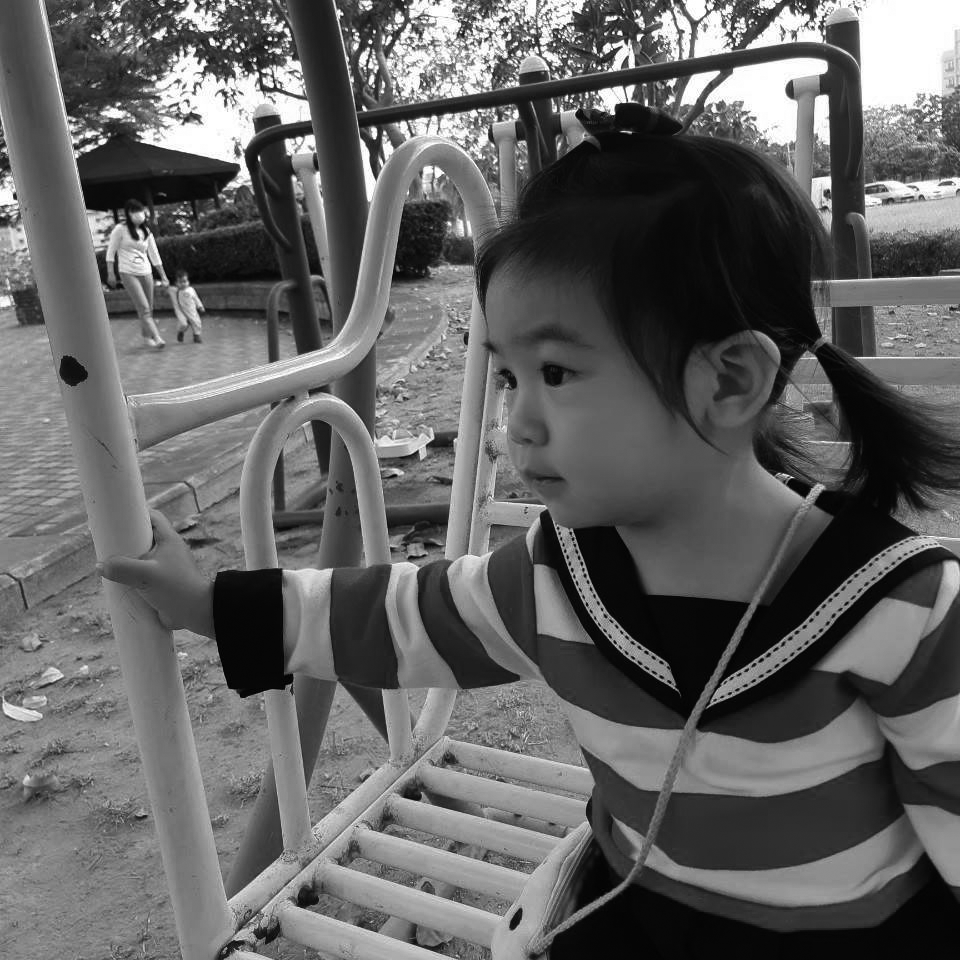
#> input picture hw5/Kid at playground.tif, 960 x 960 px
$ python hw5.py
#> lines starting #> are read from the running program, lines starting #| are printed output that depends on the picture
import numpy as np
import cv2
import matplotlib.pyplot as plt
from PIL import Image
from random import randint
import math
import random
from scipy import ndimage


def gaussian_kernel(size, sigma):
    size = int(size) // 2
    x, y = np.mgrid[-size:size+1, -size:size+1]
    normal = 1 / (2.0 * np.pi * sigma**2)
    g = np.exp(-((x**2 + y**2) / (2.0*sigma**2))) * normal
    return g


def sobel_filters(img):
    # kernel
    Kx = np.array([[-1, 0, 1], [-2, 0, 2], [-1, 0, 1]], np.float32)
    Ky = np.array([[1, 2, 1], [0, 0, 0], [-1, -2, -1]], np.float32)

    Ix = ndimage.filters.convolve(img, Kx)
    Iy = ndimage.filters.convolve(img, Ky)

    G = np.hypot(Ix, Iy)
    G = G / G.max()
    theta = np.arctan2(Iy, Ix)
    return (G, theta)


def non_max_suppression(img, D):
    M, N = img.shape
    Z = np.zeros((M, N), dtype=np.float32)
    angle = D * 180. / np.pi
    angle[angle < 0] += 180

    for i in range(1, M-1):
        for j in range(1, N-1):
            try:
                q = 255
                r = 255

               # angle 0
                if (0 <= angle[i, j] < 22.5) or (157.5 <= angle[i, j] <= 180):
                    q = img[i, j+1]
                    r = img[i, j-1]
                # angle 45
                elif (22.5 <= angle[i, j] < 67.5):
                    q = img[i+1, j-1]
                    r = img[i-1, j+1]
                # angle 90
                elif (67.5 <= angle[i, j] < 112.5):
                    q = img[i+1, j]
                    r = img[i-1, j]
                # angle 135
                elif (112.5 <= angle[i, j] < 157.5):
                    q = img[i-1, j-1]
                    r = img[i+1, j+1]

                if (img[i, j] >= q) and (img[i, j] >= r):
                    Z[i, j] = img[i, j]
                else:
                    Z[i, j] = 0

            except IndexError as e:
                pass

    return Z


def threshold(img):

    highThreshold = 0.1
    lowThreshold = 0.04

    M, N = img.shape
    res = np.zeros((M, N), dtype=np.float32)

    weak = np.float32(0.5)
    strong = np.float32(1)

    strong_i, strong_j = np.where(img >= highThreshold)
    zeros_i, zeros_j = np.where(img < lowThreshold)

    weak_i, weak_j = np.where((img <= highThreshold) & (img >= lowThreshold))

    img_weak = np.zeros((img.shape[0], img.shape[1]), dtype=np.float32)
    img_strong = np.zeros((img.shape[0], img.shape[1]), dtype=np.float32)
    img_weak[weak_i, weak_j] = weak
    img_strong[strong_i, strong_j] = strong

    res[strong_i, strong_j] = strong
    res[weak_i, weak_j] = weak

    return (res, img_weak, img_strong)


def hysteresis(img, weak, strong=1):
    M, N = img.shape
    for i in range(1, M-1):
        for j in range(1, N-1):
            if (img[i, j] == weak):
                try:
                    if ((img[i+1, j-1] == strong) or (img[i+1, j] == strong) or (img[i+1, j+1] == strong)
                        or (img[i, j-1] == strong) or (img[i, j+1] == strong)
                            or (img[i-1, j-1] == strong) or (img[i-1, j] == strong) or (img[i-1, j+1] == strong)):
                        img[i, j] = strong
                    else:
                        img[i, j] = 0
                except IndexError as e:
                    pass
    return img


if __name__ == "__main__":

    # 位啥要-1
    image = cv2.imread('Kid at playground.tif', -1)
#> image is the input picture: shape (960, 960); min 0, max 255, mean 98.4
    normalized_image = image/255

    # guassion LPF
    # 位啥size是31？
    GLP = gaussian_kernel(31, sigma=5)
    img_glp = cv2.filter2D(normalized_image, -1, GLP)
    cv2.imshow("Gaussian", img_glp)

    # sobel gradient calculation
    magnitude, theta = sobel_filters(img_glp)
    cv2.imshow("magnitude", magnitude)
    cv2.imshow("angle", theta)
    PILimage = magnitude*255
    PILimage = Image.fromarray(PILimage.astype(np.uint8))
#> PILimage: PIL image 960x960 L
    PILimage.save("img/magnitude.png", dpi=(200, 200))
    PILimage = (theta+np.pi/2)/np.pi*255
#> PILimage: shape (960, 960) float64
    PILimage = Image.fromarray(PILimage.astype(np.uint8))
#> PILimage: PIL image 960x960 L
    PILimage.save("img/theta.png", dpi=(200, 200))

    # nunmaxima suppression
    nun_sup = non_max_suppression(magnitude, theta)
#> in non_max_suppression, `angle[angle < 0] += 180`:
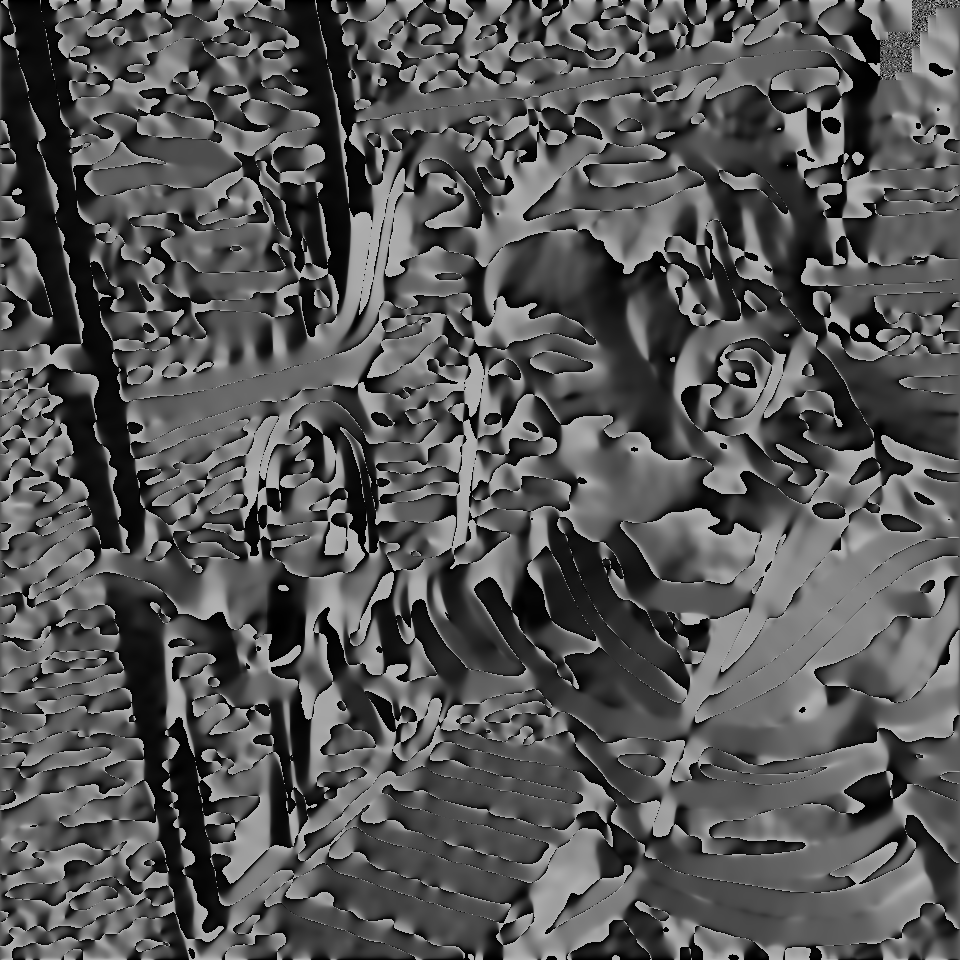
#> angle: shape (960, 960) float64; min 0, max 180, mean 85.9
#> after the loop in non_max_suppression, `for i in range(1, M-1):`:
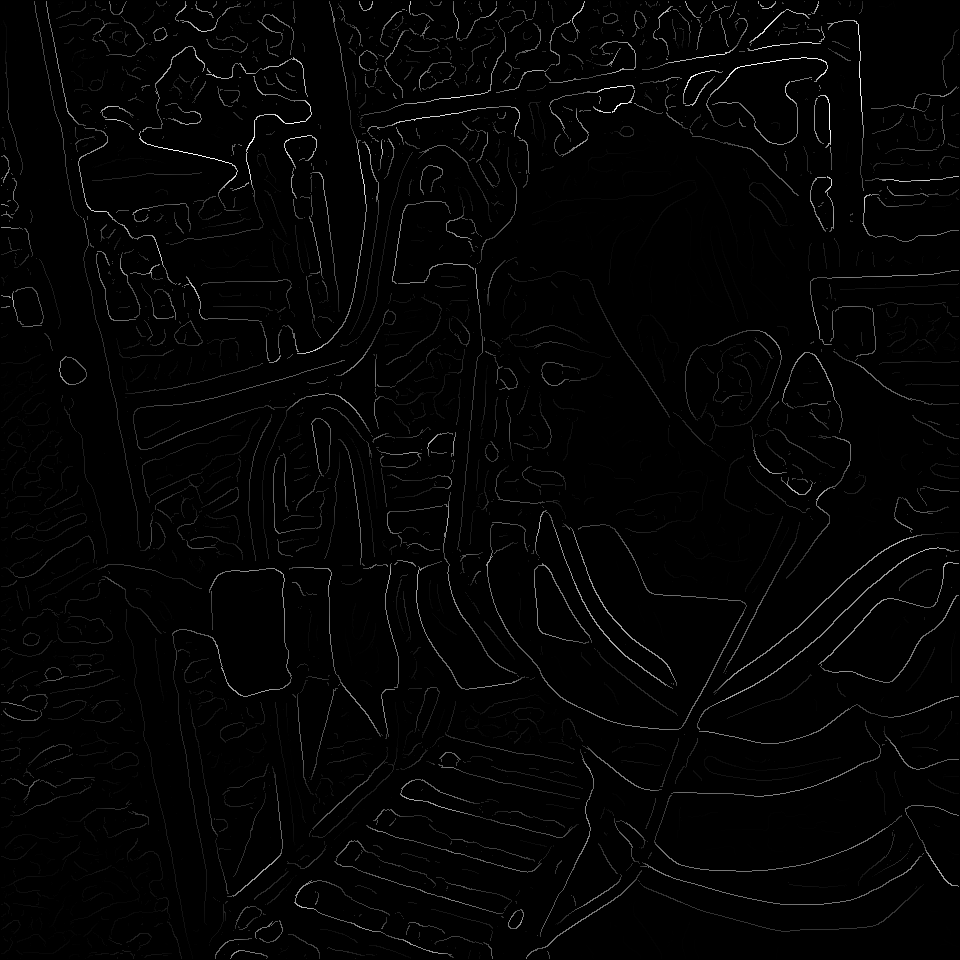
#> Z: shape (960, 960) float32; min 0, max 1, mean 0.0151
    cv2.imshow("suppression", nun_sup)
    PILimage = nun_sup*255
#> PILimage: shape (960, 960) float32
    PILimage = Image.fromarray(PILimage.astype(np.uint8))
#> PILimage: PIL image 960x960 L
    PILimage.save("img/non_max_suppression.png", dpi=(200, 200))

    # hysteresis thresholding
    final_img, gNL, gNH = threshold(nun_sup)
#> in threshold, `weak_i, weak_j = np.where((img <= highThreshold) & (img >= lowThreshol..`: weak_i = 10698 values from 1 to 958; weak_j = 10698 values, max 958 at index 163, min 1 at index 1318, mean 381.1
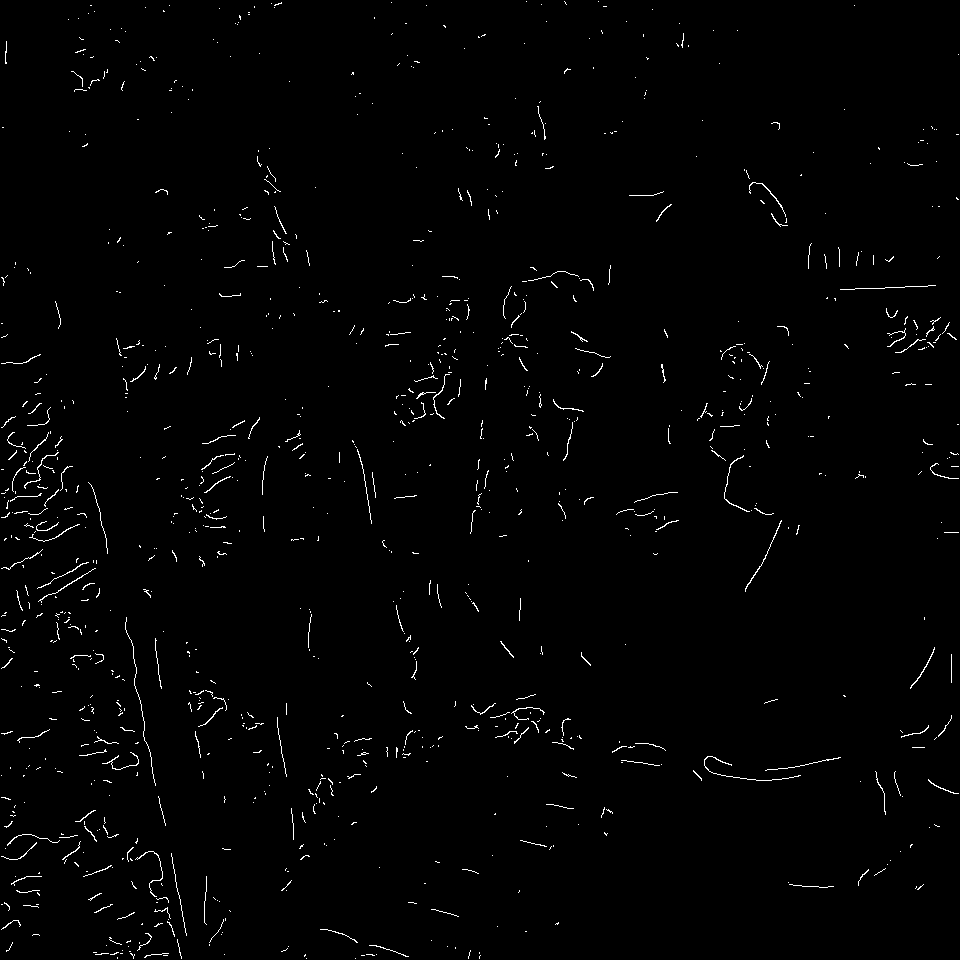
#> gNL: shape (960, 960) float32; values 0 (black) and 0.5 (white), 1.2% white in thin lines or dots
#> gNH: shape (960, 960) float32; values 0 (black) and 1 (white), 4.3% white in thin lines or dots
    final = hysteresis(final_img, 0.5, 1)
#> after the loop in hysteresis, `for i in range(1, M-1):`:
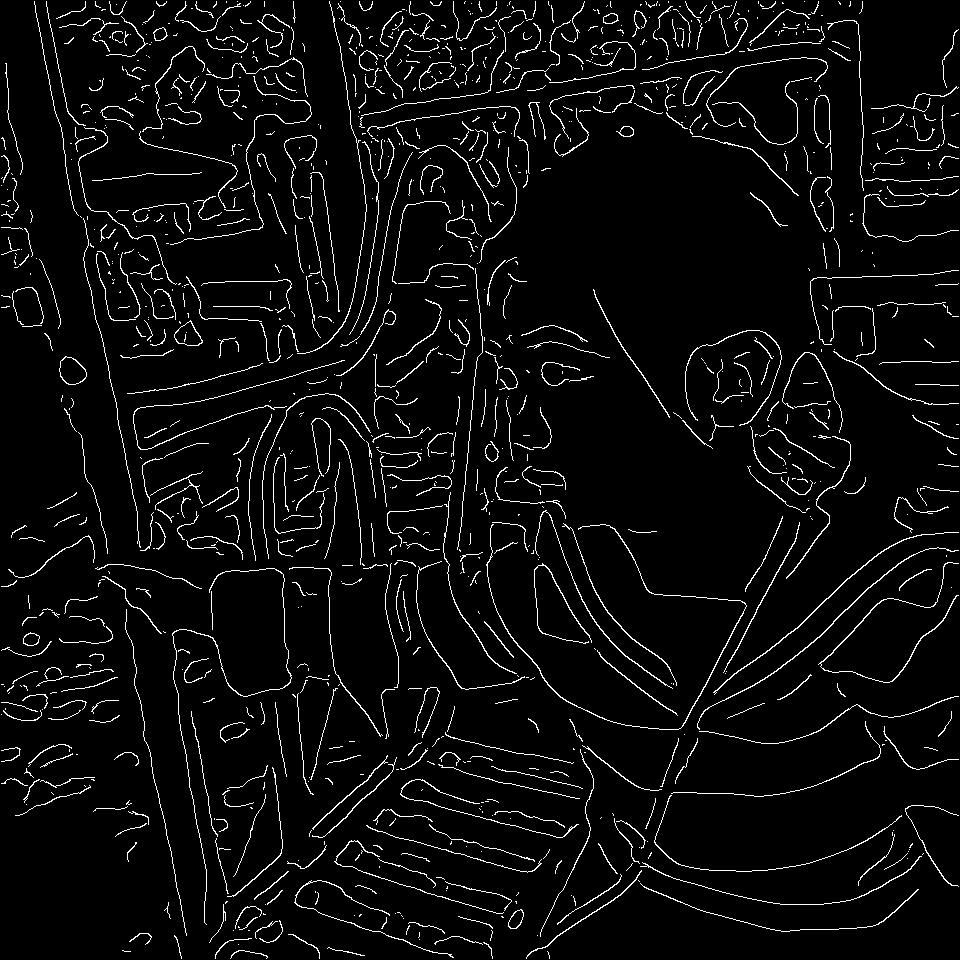
#> img: shape (960, 960) float32; values 0 (black) and 1 (white), 4.6% white in thin lines or dots
    cv2.imshow("final_img", final_img)
    cv2.imshow("gNL", gNL)
    cv2.imshow("gNH", gNH)
    cv2.imshow("final", final)
    cv2.waitKey(0)
    PILimage = final_img*255
#> PILimage: shape (960, 960) float32; 4.6% white in thin lines or dots
    PILimage = Image.fromarray(PILimage.astype(np.uint8))
#> PILimage: PIL image 960x960 L; 4.6% white in thin lines or dots
    PILimage.save("img/final_img.png", dpi=(200, 200))
    PILimage = gNL*255
#> PILimage: shape (960, 960) float32; values 0 (black) and 127.5 (white), 1.2% white in thin lines or dots
    PILimage = Image.fromarray(PILimage.astype(np.uint8))
#> PILimage: PIL image 960x960 L; values 0 (black) and 127 (white), 1.2% white in thin lines or dots
    PILimage.save("img/gNL.png", dpi=(200, 200))
    PILimage = gNH*255
#> PILimage: shape (960, 960) float32; 4.3% white in thin lines or dots
    PILimage = Image.fromarray(PILimage.astype(np.uint8))
#> PILimage: PIL image 960x960 L; 4.3% white in thin lines or dots
    PILimage.save("img/gNH.png", dpi=(200, 200))
